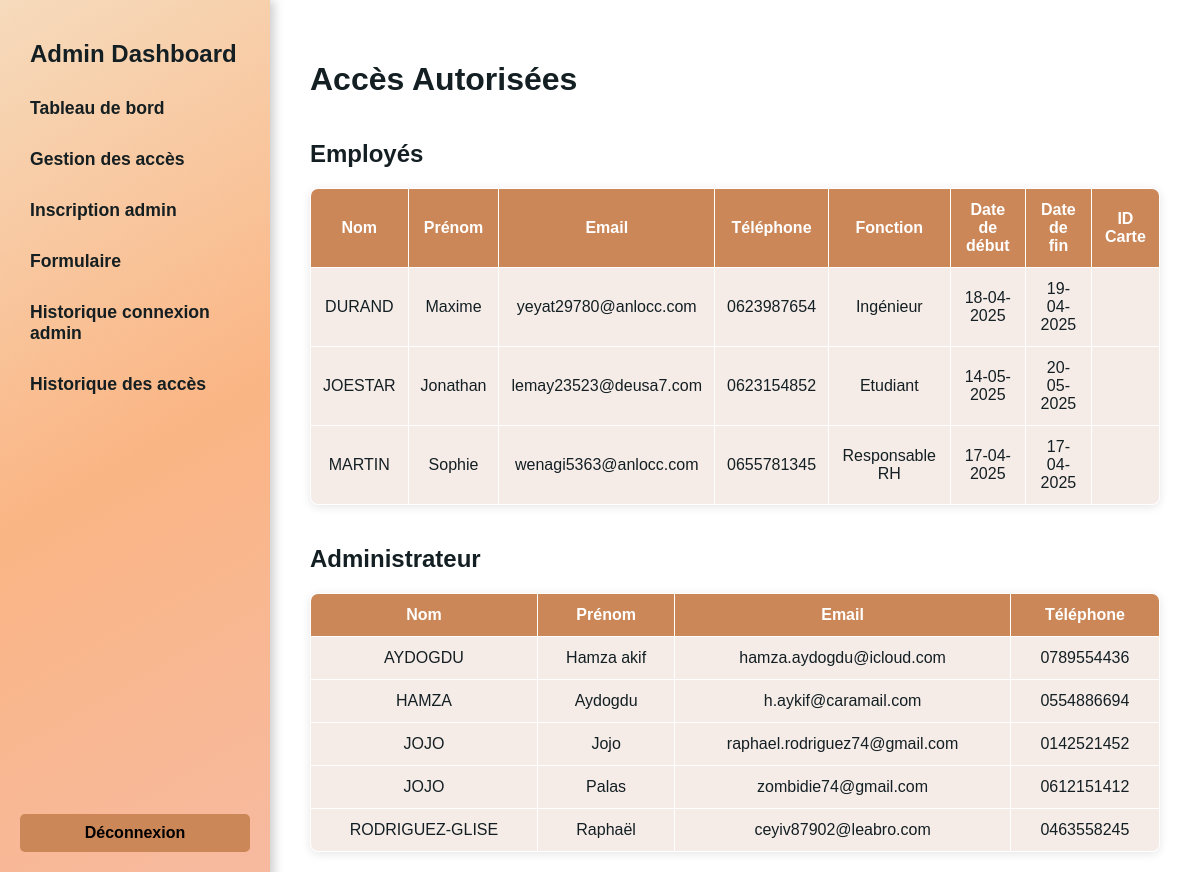
The page /php/accesAutorise.php (signed in) on the database its author committed.
### tables this page shows
CREATE TABLE `User` (
  `idUser` int(11) NOT NULL,
  `Nom` varchar(45) DEFAULT NULL,
  `Prenom` varchar(45) DEFAULT NULL,
  `Email` varchar(45) DEFAULT NULL,
  `Tel` int(11) DEFAULT NULL,
  `Motif` varchar(45) DEFAULT NULL,
  `Date_debut` datetime DEFAULT NULL,
  `Date_fin` datetime DEFAULT NULL,
  `Fonction` varchar(45) DEFAULT NULL,
  `Verifier` tinyint(4) DEFAULT NULL,
  `SuperUser` tinyint(4) DEFAULT NULL,
  `Identifiant` varchar(45) DEFAULT NULL,
  `Mdp` varchar(255) DEFAULT NULL,
  `Mail_envoye` tinyint(1) DEFAULT NULL,
  `Mail_verif` tinyint(1) DEFAULT NULL,
  `token` varchar(100) DEFAULT NULL,
  `idCarte` int(11) DEFAULT NULL,
  `date_demande` datetime DEFAULT current_timestamp()
);

### php/accesAutorise.php (the view, shortened to what this page needs)
<?php
    require_once "database.php";
    $queryAuthorized = "SELECT * FROM User WHERE Fonction != 'Admin' AND Mail_verif = 1 AND Verifier = 1 ORDER BY Nom";
    $stmtAuthorized = $pdo->query($queryAuthorized);
    $queryAdminAuthorized = "SELECT * FROM User WHERE Fonction = 'Admin' ORDER BY Nom";
    $stmtAdminAuthorized = $pdo->query($queryAdminAuthorized);
?>
<!DOCTYPE html>
<html lang="fr">
    <head>
        <link rel="stylesheet" href="../css/accesAutorise.css">
    </head>
    <body>
        <div class="sidebar">
            <h2>Admin Dashboard</h2>
            <ul>
                <li><a href="./dashboard.php">Tableau de bord</a></li>
                <li><a href="./gestionAcces.php">Gestion des accès</a></li>
                <li><a href="./inscriptionAdmin.php">Inscription admin</a></li>
                <li><a href="../html/formulaire.html">Formulaire</a></li>
                <li><a href="./logsAdmin.php">Historique connexion admin</a></li>
                <li><a href="./logsServer.php">Historique des accès</a></li>
            </ul>
            <div class="logout">
                <a href="./logout.php">Déconnexion</a>
            </div>
        </div>
        <div class="main-content">
            <h1>Accès Autorisées</h1>
            <h2>Employés</h2>
            <table>
                <thead>
                    <tr>
                        <th>Nom</th>
                        <th>Prénom</th>
                        <th>Email</th>
                        <th>Téléphone</th>
                        <th>Fonction</th>
                        <th>Date de début</th>
                        <th>Date de fin</th>
                        <th>ID Carte</th>
                    </tr>
                </thead>
                <tbody id="activity-log">
                    <?php
                        while ($row = $stmtAuthorized->fetch()) {
                            echo "<tr>";
                                echo "<td>" . strtoupper(htmlspecialchars($row['Nom'] ?? '')) . "</td>";
                                echo "<td>" . ucfirst(strtolower(htmlspecialchars($row['Prenom'] ?? ''))) . "</td>";
                                echo "<td>" . htmlspecialchars($row['Email'] ?? '') . "</td>";
                                echo "<td>" . "0" . htmlspecialchars($row['Tel'] ?? '') . "</td>";
                                echo "<td>" . htmlspecialchars($row['Fonction'] ?? '') . "</td>";
                                echo "<td>" . htmlspecialchars((new DateTime(explode(' ', $row['Date_debut'])[0]))->format('d-m-Y') ?? '') . "</td>";
                                echo "<td>" . htmlspecialchars((new DateTime(explode(' ', $row['Date_fin'])[0]))->format('d-m-Y') ?? '') . "</td>";
                                echo "<td>" . htmlspecialchars($row['idCarte'] ?? '') . "</td>";
                            echo "</tr>";
                        }
                    ?>
                </tbody>
            </table>
            <h2>Administrateur</h2>
            <table>
                <thead>
                    <tr>
                        <th>Nom</th>
                        <th>Prénom</th>
                        <th>Email</th>
                        <th>Téléphone</th>
                    </tr>
                </thead>
                <tbody id="activity-log">
                    <?php
                        while ($row = $stmtAdminAuthorized->fetch()) {
                            echo "<tr>";
                                echo "<td>" . strtoupper(htmlspecialchars($row['Nom'] ?? '')) . "</td>";
                                echo "<td>" . ucfirst(strtolower(htmlspecialchars($row['Prenom'] ?? ''))) . "</td>";
                                echo "<td>" . htmlspecialchars($row['Email'] ?? '') . "</td>";
                                echo "<td>" . "0" . htmlspecialchars($row['Tel'] ?? '') . "</td>";
                            echo "</tr>";
                        }
                    ?>
                </tbody>
            </table>
        </div>
    </body>
</html>

### css/accesAutorise.css (style rules this page uses)
* { scroll-behavior: smooth; }
body { display: flex; font-family: 'Poppins', sans-serif; background-size: cover; background-repeat: no-repeat; background-position: center; margin: 0; }
.sidebar { position: fixed; width: 230px; color: #141f23; padding: 20px; height: 100%; box-shadow: 4px 0px 10px rgba(0, 0, 0, 0.2); animation: slideRight 0.6s ease-out; }
.sidebar h2 { text-align: left; font-size: 1.5rem; margin-left: 10px; margin-top: 0; }
.sidebar ul { list-style: none; padding: 0; }
.sidebar ul li { margin: 10px 0; font-weight: bold; }
.sidebar ul li a { color:rgb(21, 31, 33); text-decoration: none; font-size: 1.1rem; display: block; padding: 10px; border-radius: 5px; transition: 0.3s; }
.sidebar .logout { position: absolute; bottom: 60px; left: 20px; right: 20px; }
.sidebar .logout a { display: block; padding: 10px; font-weight: bold; text-align: center; cursor: pointer; border-radius: 5px; text-decoration: none; transition: background 0.3s; }
.main-content { margin-left: 290px; margin-right: 20px; margin-top: 20px; margin-bottom: auto; padding: 20px; width: calc(100% - 270px); backdrop-filter: blur(8px); border-radius: 10px; animation: fadeIn 1s ease-in-out; }
h2 { padding-top: 20px; }
table { width: 100%; border-collapse: collapse; margin-top: 20px; border-radius: 8px; overflow: hidden; box-shadow: 0 2px 10px rgba(0, 0, 0, 0.1); background: none; }
table, th, td { padding: 12px; text-align: center; }
th { color: white; font-weight: bold; }
@media (prefers-color-scheme: light) { body { background: url("../assets/light-4k.webp") no-repeat center center fixed; color: #141f23; } }
@media (prefers-color-scheme: light) { .sidebar { background: linear-gradient(150deg, rgba(245, 215, 181, 0.9), rgba(250, 173, 119, 0.9), rgba(246, 179, 152, 0.9)); } }
@media (prefers-color-scheme: light) { .sidebar .logout a { background: rgb(203, 135, 88); color: #000; } }
@media (prefers-color-scheme: light) { .main-content { background: rgba(255, 255, 255, 0.8) } }
@media (prefers-color-scheme: light) { th { background: #cb8758; } }
@media (prefers-color-scheme: light) { tr { background: #f9f9f9; } }
@media (prefers-color-scheme: light) { table, th, td { border: 1px solid #ffffff; } }
@media (prefers-color-scheme: light) { #activity-log tr { background-color: rgba(236, 217, 210, 0.5); } }

### rows shown on the page
user: Nom "DURAND", Prenom "Maxime", Email "yeyat29780@anlocc.com", Tel "623987654", Fonction "Ingénieur", Date_debut "18-04-2025", Date_fin "19-04-2025"
user: Nom "JOESTAR", Prenom "Jonathan", Email "lemay23523@deusa7.com", Tel "623154852", Fonction "Etudiant", Date_debut "14-05-2025", Date_fin "20-05-2025"
user: Nom "MARTIN", Prenom "Sophie", Email "wenagi5363@anlocc.com", Tel "655781345", Fonction "Responsable RH", Date_debut "17-04-2025", Date_fin "17-04-2025"
user: Nom "AYDOGDU", Prenom "Hamza akif", Email "hamza.aydogdu@icloud.com", Tel "789554436"
user: Nom "HAMZA", Prenom "Aydogdu", Email "h.aykif@caramail.com", Tel "554886694"
user: Nom "JOJO", Prenom "Jojo", Email "raphael.rodriguez74@gmail.com", Tel "142521452"
user: Nom "JOJO", Prenom "Palas", Email "zombidie74@gmail.com", Tel "612151412"
user: Nom "RODRIGUEZ-GLISE", Prenom "Raphaël", Email "ceyiv87902@leabro.com", Tel "463558245"
